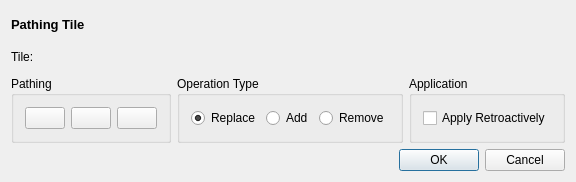
<?xml version="1.0" encoding="UTF-8"?>
<ui version="4.0">
 <class>TilePather</class>
 <widget class="QWidget" name="TilePather">
  <property name="geometry">
   <rect>
    <x>0</x>
    <y>0</y>
    <width>576</width>
    <height>182</height>
   </rect>
  </property>
  <property name="windowTitle">
   <string>TilePather</string>
  </property>
  <layout class="QVBoxLayout" name="verticalLayout">
   <item>
    <widget class="QLabel" name="pathingTileLabel">
     <property name="text">
      <string>&lt;html&gt;&lt;head/&gt;&lt;body&gt;&lt;p&gt;&lt;span style=&quot; font-size:10pt; font-weight:600;&quot;&gt;Pathing Tile&lt;/span&gt;&lt;/p&gt;&lt;/body&gt;&lt;/html&gt;</string>
     </property>
    </widget>
   </item>
   <item>
    <widget class="QLabel" name="selectedTileLabel">
     <property name="text">
      <string>Tile:</string>
     </property>
    </widget>
   </item>
   <item>
    <layout class="QHBoxLayout" name="flowlayout_placeholder"/>
   </item>
   <item>
    <layout class="QHBoxLayout" name="horizontalLayout_2">
     <item>
      <widget class="QGroupBox" name="groupBox_2">
       <property name="title">
        <string>Pathing</string>
       </property>
       <layout class="QHBoxLayout" name="horizontalLayout_4">
        <item>
         <widget class="QPushButton" name="unwalkable">
          <property name="toolTip">
           <string>Whether the brush will apply unwalkable.</string>
          </property>
          <property name="text">
           <string/>
          </property>
          <property name="icon">
           <iconset>
            <normaloff>Data/Icons/walkable.png</normaloff>Data/Icons/walkable.png</iconset>
          </property>
          <property name="iconSize">
           <size>
            <width>32</width>
            <height>32</height>
           </size>
          </property>
          <property name="checkable">
           <bool>true</bool>
          </property>
         </widget>
        </item>
        <item>
         <widget class="QPushButton" name="unflyable">
          <property name="toolTip">
           <string>Whether the brush will apply unflyable.</string>
          </property>
          <property name="text">
           <string/>
          </property>
          <property name="icon">
           <iconset>
            <normaloff>Data/Icons/flyable.png</normaloff>Data/Icons/flyable.png</iconset>
          </property>
          <property name="iconSize">
           <size>
            <width>32</width>
            <height>32</height>
           </size>
          </property>
          <property name="checkable">
           <bool>true</bool>
          </property>
         </widget>
        </item>
        <item>
         <widget class="QPushButton" name="unbuildable">
          <property name="toolTip">
           <string>Whether the brush will aply unbuildable</string>
          </property>
          <property name="text">
           <string/>
          </property>
          <property name="icon">
           <iconset>
            <normaloff>Data/Icons/buildable.png</normaloff>Data/Icons/buildable.png</iconset>
          </property>
          <property name="iconSize">
           <size>
            <width>32</width>
            <height>32</height>
           </size>
          </property>
          <property name="checkable">
           <bool>true</bool>
          </property>
         </widget>
        </item>
       </layout>
      </widget>
     </item>
     <item>
      <widget class="QGroupBox" name="groupBox">
       <property name="title">
        <string>Operation Type</string>
       </property>
       <layout class="QHBoxLayout" name="horizontalLayout_3">
        <item>
         <widget class="QRadioButton" name="replaceType">
          <property name="toolTip">
           <string>Replaces the existing pathing when the brush is used.</string>
          </property>
          <property name="text">
           <string>Replace</string>
          </property>
          <property name="checked">
           <bool>true</bool>
          </property>
         </widget>
        </item>
        <item>
         <widget class="QRadioButton" name="addType">
          <property name="toolTip">
           <string>Adds to the existing pathing any brush types that are selected.</string>
          </property>
          <property name="text">
           <string>Add</string>
          </property>
         </widget>
        </item>
        <item>
         <widget class="QRadioButton" name="removeType">
          <property name="toolTip">
           <string>Removes from the existing pathing all the brush types selected.</string>
          </property>
          <property name="text">
           <string>Remove</string>
          </property>
         </widget>
        </item>
       </layout>
      </widget>
     </item>
     <item>
      <widget class="QGroupBox" name="groupBox_3">
       <property name="title">
        <string>Application</string>
       </property>
       <layout class="QVBoxLayout" name="verticalLayout_2">
        <item>
         <widget class="QCheckBox" name="applyRetroactively">
          <property name="text">
           <string>Apply Retroactively</string>
          </property>
         </widget>
        </item>
       </layout>
      </widget>
     </item>
     <item>
      <spacer name="horizontalSpacer_2">
       <property name="orientation">
        <enum>Qt::Horizontal</enum>
       </property>
       <property name="sizeHint" stdset="0">
        <size>
         <width>40</width>
         <height>20</height>
        </size>
       </property>
      </spacer>
     </item>
    </layout>
   </item>
   <item>
    <widget class="QDialogButtonBox" name="buttonBox">
     <property name="standardButtons">
      <set>QDialogButtonBox::Cancel|QDialogButtonBox::Ok</set>
     </property>
    </widget>
   </item>
  </layout>
 </widget>
 <layoutdefault spacing="6" margin="11"/>
 <resources/>
 <connections/>
</ui>
